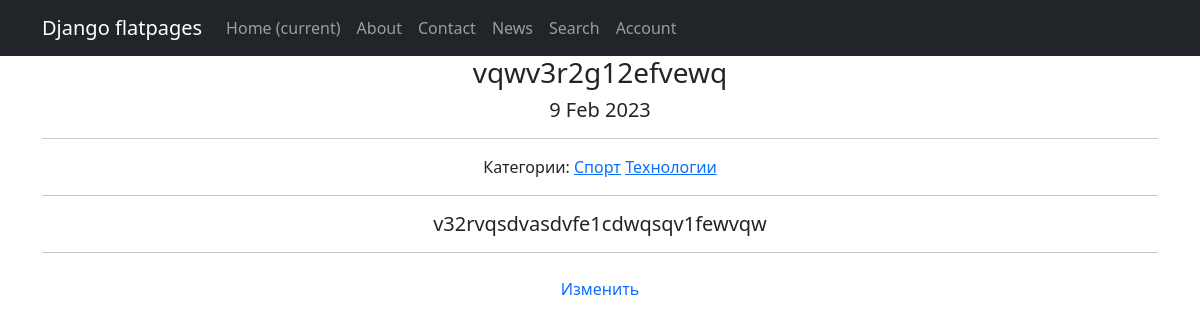
/news/93, run on the app's committed database.
### news/models.py (models this page shows, shortened)
class Post(models.Model):
    author = models.ForeignKey(Author, on_delete=models.CASCADE)
    type = models.CharField(max_length=10, choices=TYPES, default='article')
    time_in = models.DateTimeField(auto_now_add=True)
    category = models.ManyToManyField(Category, through='PostCategory')
    title = models.CharField(max_length=255)
    text = models.TextField()
    rating = models.IntegerField(default=0)

class Category(models.Model):
    name = models.CharField(max_length=127, unique=True)
    subscribers = models.ManyToManyField(User, blank=True, null=True, related_name='categories')
    def __str__(self):
        return f'{self.name}'

### news/views.py (the view)
# urls.py: path('news/<int:pk>', NewDetail.as_view(), name='post_detail'),
class NewDetail(DetailView):
    model = Post
    template_name = 'new.html'
    context_object_name = 'new'

### news/templatetags/custom_filters.py (called while the page is built)
@register.filter()
def censor(text):
    non_cens = ['редиска', 'овечкин', 'новость', 'это', 'что', 'год']
    try:
        if not isinstance(text, str):
            raise CensorException('Error')
        for word in non_cens:
            text = re.sub(word, word[0] + '*' * (len(word) - 1), text)
            title_word = word.title()
            text = re.sub(title_word, title_word[0] + '*' * (len(word) - 1), text)
        return text
    except CensorException as e:
        print(e)

### templates/new.html (shortened to what this page needs)
{% extends 'flatpages/default.html' %}
{% load custom_filters %}
{% block content %}
<h3>{{ new.title|censor }}</h3>
<h5>{{ new.time_in|date:'j M Y' }}</h5>
{% if new.category.all %}
    <hr>
    <h8>Категории:
        {% for category in new.category.all %}
            <a href="{% url 'category_list' category.id %}">{{category}}</a>
        {% endfor %}
    </h8>
{% endif %}
<hr>
<h5>{{ new.text|censor }}</h5>
<hr>
<a class="nav-link" href="/news/{{new.id}}/edit">Изменить</a>
{% endblock content %}

### data on the page
Post: title|censor "vqwv3r2g12efvewq", time_in "9 Feb 2023", text|censor "v32rvqsdvasdvfe1cdwqsqv1fewvqw"
Category: name "Спорт"
Category: name "Технологии"
